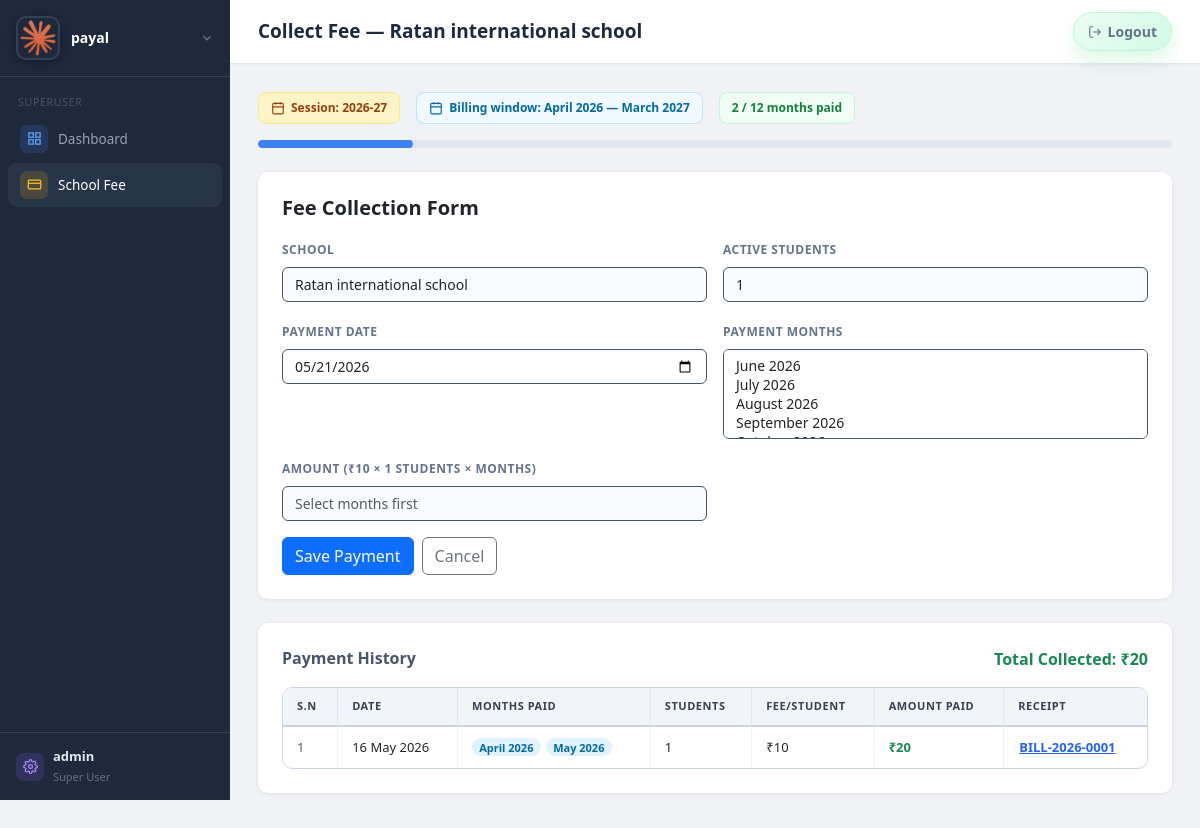
Screenshot of /super/schools/9/collect-fee/ (signed in) with the database file from the repository.
### core/models.py (models this page shows, shortened)
class SuperUserSettings(models.Model):
    software_name = models.CharField(max_length=150, default='SchoolERP')
    superuser_name = models.CharField(max_length=150, blank=True)
    superuser_email = models.EmailField(blank=True)
    superuser_phone = models.CharField(max_length=20, blank=True)
    logo = models.ImageField(upload_to='software_logos/', blank=True, null=True)
    organization_address = models.TextField(blank=True)
    notes = models.TextField(blank=True)
    default_session = models.CharField(max_length=20, blank=True, default='',
                                       help_text='Default academic session shown on superuser dashboard and school fee pages.')
    updated_at = models.DateTimeField(auto_now=True)
    @classmethod
    def get_solo(cls):
        obj = cls.objects.order_by('pk').first()
        if obj:
            return obj
        return cls.objects.create()

class User(AbstractUser):
    SUPERUSER = 'superuser'
    SCHOOL_ADMIN = 'school_admin'
    ROLES = [(SUPERUSER, 'Super User'), (SCHOOL_ADMIN, 'School Admin')]
    role = models.CharField(max_length=20, choices=ROLES, default=SCHOOL_ADMIN)
    school = models.ForeignKey(School, on_delete=models.CASCADE, null=True, blank=True)
    def is_super(self):
        return self.role == self.SUPERUSER

class School(models.Model):
    name = models.CharField(max_length=200)
    subdomain = models.SlugField(
        max_length=63, unique=True, null=True, blank=True,
        help_text='URL slug for this school, e.g. "greenwood" → greenwood.erpdomain.com',
    )
    phone = models.CharField(max_length=20, blank=True)
    email = models.EmailField(blank=True)
    logo = models.ImageField(upload_to='school_logos/', blank=True, null=True)
    address = models.TextField(blank=True)
    is_active = models.BooleanField(default=True)
    fee_per_student = models.DecimalField(max_digits=8, decimal_places=2, default=0)
    created_at = models.DateTimeField(auto_now_add=True)

class SchoolProfile(models.Model):
    school = models.OneToOneField(School, on_delete=models.CASCADE, related_name='profile')
    current_academic_session = models.CharField(
        max_length=20,
        default=default_current_academic_session,
        validators=[validate_academic_session],
    )
    session_start_month = models.CharField(max_length=15, choices=MONTH_CHOICES, default='april')
    session_end_month = models.CharField(max_length=15, choices=MONTH_CHOICES, default='march')
    billing_start_month = models.CharField(max_length=15, choices=MONTH_CHOICES, default='april')
    billing_end_month = models.CharField(max_length=15, choices=MONTH_CHOICES, default='march')
    updated_at = models.DateTimeField(auto_now=True)
    @classmethod
    def get_for_school(cls, school):
        obj, _ = cls.objects.get_or_create(
            school=school,
            defaults={'current_academic_session': default_current_academic_session()},
        )
        return obj

class SchoolBillingPayment(models.Model):
    school = models.ForeignKey(School, on_delete=models.CASCADE, related_name='billing_payments')
    receipt_number = models.CharField(max_length=20, editable=False, blank=True)
    academic_session = models.CharField(max_length=20, blank=True, default='')
    payment_date = models.DateField()
    num_students = models.PositiveIntegerField()
    fee_per_student = models.DecimalField(max_digits=8, decimal_places=2)
    payment_months = models.JSONField(default=list)
    amount_paid = models.DecimalField(max_digits=10, decimal_places=2)
    is_adjustment = models.BooleanField(default=False)
    note = models.CharField(max_length=255, blank=True)
    created_at = models.DateTimeField(auto_now_add=True)

### core/views.py (the view, shortened to what this page needs)
# urls.py: path('super/schools/<int:school_pk>/collect-fee/', views.super_collect_fee, name='super_collect_fee'),
@super_only
def super_collect_fee(request, school_pk):
    school = get_object_or_404(School, pk=school_pk)
    num_students = Student.objects.filter(school=school, status=Student.STATUS_ACTIVE).count()
    fee_per_student = school.fee_per_student
    profile = SchoolProfile.get_for_school(school)
    requested_session = request.GET.get('session', '').strip()
    current_session = requested_session if requested_session else profile.current_academic_session
    all_billing_months = _get_school_billing_months(school)  # [(token, label), …]
    regular_month_students = {}   # {token: num_students at time of regular payment}
    adjustment_month_students = {}  # {token: additional students from adjustments}
    all_session_payments = SchoolBillingPayment.objects.filter(school=school, academic_session=current_session)
    for bp in all_session_payments:
        for m in (bp.payment_months or []):
            m = str(m)
            if bp.is_adjustment:
                adjustment_month_students[m] = adjustment_month_students.get(m, 0) + bp.num_students
            else:
                regular_month_students[m] = regular_month_students.get(m, 0) + bp.num_students
    paid_months = set(regular_month_students.keys())
    unpaid_months = [(val, label) for val, label in all_billing_months if val not in paid_months]
    adjustment_rows = []
    total_adjustment_due = Decimal('0.00')
    for token, label in all_billing_months:
        if token in paid_months:
            covered = regular_month_students.get(token, 0) + adjustment_month_students.get(token, 0)
            deficit = num_students - covered
    billing_history = all_session_payments.order_by('-payment_date')
    total_billed = billing_history.aggregate(t=Sum('amount_paid'))['t'] or Decimal('0.00')
    total_months = len(all_billing_months)
    paid_count = total_months - len(unpaid_months)
    return render(request, 'superuser/collect_fee.html', {
        'school': school,
        'num_students': num_students,
        'fee_per_student': fee_per_student,
        'per_month_amount': fee_per_student * num_students,
        'unpaid_months': unpaid_months,
        'adjustment_rows': adjustment_rows,
        'total_adjustment_due': total_adjustment_due,
        'billing_history': billing_history,
        'total_billed': total_billed,
        'total_months': total_months,
        'paid_count': paid_count,
        'current_session': current_session,
        'billing_start': all_billing_months[0][1] if all_billing_months else '',
        'billing_end': all_billing_months[-1][1] if all_billing_months else '',
    })

### templates/superuser/collect_fee.html (shortened to what this page needs)
{% extends 'base.html' %}
{% load fee_tags %}
{% block page_title %}Collect Fee — {{ school.name }}{% endblock %}
{% block extra_head %}
<link rel="stylesheet" href="https://cdn.jsdelivr.net/npm/choices.js/public/assets/styles/choices.min.css">
{% endblock %}
{% block content %}
<div class="d-flex flex-wrap gap-3 mb-3 align-items-center">
  <span class="info-pill" style="background:#fef3c7;border-color:#fde68a;color:#92400e;">
    <svg width="14" height="14" viewBox="0 0 24 24" fill="none" stroke="currentColor" stroke-width="2"><rect x="3" y="4" width="18" height="18" rx="2"/><path d="M16 2v4M8 2v4M3 10h18"/></svg>
    Session: {{ current_session }}
  </span>
  <span class="info-pill">
    <svg width="14" height="14" viewBox="0 0 24 24" fill="none" stroke="currentColor" stroke-width="2"><rect x="3" y="4" width="18" height="18" rx="2"/><path d="M16 2v4M8 2v4M3 10h18"/></svg>
    Billing window: {{ billing_start }} — {{ billing_end }}
  </span>
  <span class="info-pill" style="background:#f0fdf4;border-color:#bbf7d0;color:#15803d;">
    {{ paid_count }} / {{ total_months }} months paid
  </span>
</div>
{% if total_months %}
<div class="progress-bar-wrap mb-4" title="{{ paid_count }} of {{ total_months }} months paid">
  <div class="progress-bar-fill" style="width:{% widthratio paid_count total_months 100 %}%"></div>
</div>
{% endif %}
<div class="billing-card p-4" id="feeForm-wrap">
  <h5 class="fw-bold mb-3">Fee Collection Form</h5>
  {% if unpaid_months %}
  <form method="post" id="feeForm">
    <div class="row g-3">
      <div class="col-md-6">
        <label class="form-label">School</label>
        <input type="text" class="form-control" value="{{ school.name }}" readonly style="background:#f8fafc;">
      </div>
      <div class="col-md-6">
        <label class="form-label">Active Students</label>
        <input type="text" class="form-control" value="{{ num_students }}" readonly style="background:#f8fafc;">
      </div>
      <div class="col-md-6">
        <label class="form-label">Payment Date</label>
        <input type="date" name="payment_date" class="form-control" required value="{% now 'Y-m-d' %}">
      </div>
      <div class="col-md-6">
        <label class="form-label">Payment Months</label>
        <select name="payment_months" id="monthSelect" class="form-select month-multi-select" multiple required>
          {% for val, label in unpaid_months %}
            <option value="{{ val }}">{{ label }}</option>
          {% endfor %}
        </select>
      </div>
      <div class="col-md-6">
        <label class="form-label">Amount (₹{{ fee_per_student|floatformat:0 }} × {{ num_students }} students × months)</label>
        <input type="text" id="amountDisplay" class="form-control" readonly
               style="background:#f8fafc;" placeholder="Select months first">
      </div>
    </div>
    <div class="mt-3 d-flex gap-2">
      <button type="submit" class="btn btn-primary">Save Payment</button>
      <a href="{% url 'super_school_fee_dashboard' %}" class="btn btn-outline-secondary">Cancel</a>
    </div>
  </form>
  {% endif %}
</div>
{% if billing_history %}
<div class="billing-card">
  <div class="d-flex align-items-center justify-content-between mb-3">
    <h6 class="fw-bold mb-0" style="color:#475569;">Payment History</h6>
    <span class="fw-semibold text-success">Total Collected: ₹{{ total_billed|floatformat:0 }}</span>
  </div>
  <div class="table-responsive">
    <table class="hist-table">
      <thead>
        <tr>
          <th>S.N</th>
          <th>Date</th>
          <th>Months Paid</th>
          <th>Students</th>
          <th>Fee/Student</th>
          <th>Amount Paid</th>
          <th>Receipt</th>
        </tr>
      </thead>
      <tbody>
        {% for p in billing_history %}
        <tr{% if p.is_adjustment %} style="background:#fffbeb;"{% endif %}>
          <td class="text-muted">{{ forloop.counter }}</td>
          <td>{{ p.payment_date|date:"d M Y" }}</td>
          <td>
            {% for m in p.payment_months %}
              <span class="badge rounded-pill" style="background:#e0f2fe;color:#0369a1;font-size:11px;font-weight:600;margin-right:2px;">
                {{ m|format_month_token }}
              </span>
            {% endfor %}
          </td>
          <td>
            {% if p.is_adjustment %}+{% endif %}{{ p.num_students }}
          </td>
          <td>₹{{ p.fee_per_student|floatformat:0 }}</td>
          <td class="fw-semibold {% if p.is_adjustment %}text-warning{% else %}text-success{% endif %}">₹{{ p.amount_paid|floatformat:0 }}</td>
          <td>
            <button class="btn btn-link p-0 receipt-btn"
              style="font-size:13px;font-weight:600;color:#2563eb;text-decoration:underline;"
              data-receipt="{{ p.receipt_number|escape }}"
              data-school="{{ school.name|escape }}"
              data-date="{{ p.payment_date|date:'d M Y'|escape }}"
              data-students="{{ p.num_students }}"
              data-fee="{{ p.fee_per_student|floatformat:0 }}"
              data-amount="{{ p.amount_paid|floatformat:0 }}"
              data-is-adjustment="{{ p.is_adjustment|yesno:'true,false' }}"
              data-months="{% for m in p.payment_months %}{{ m|format_month_token }}{% if not forloop.last %}, {% endif %}{% endfor %}"
            >{{ p.receipt_number }}</button>
          </td>
        </tr>
        {% endfor %}
      </tbody>
    </table>
  </div>
</div>
{% endif %}
{% endblock %}

### templates/base.html (shortened to what this page needs)
{% load static %}
<!DOCTYPE html>
<html lang="en">
<head>
<link rel="stylesheet" href="{% static 'css/style.css' %}">
<link rel="stylesheet" href="https://cdn.jsdelivr.net/npm/bootstrap@5.3.3/dist/css/bootstrap.min.css">
{% block extra_head %}{% endblock %}
</head>
<body>
<div class="sidebar">
  <div class="brand" id="brand-profile">
    <button type="button" class="brand-trigger" onclick="toggleBrandProfile(event)" aria-expanded="false" aria-controls="brand-profile-menu">
      <div class="brand-inner">
        {% if app_settings and app_settings.logo %}
          <img src="{{ app_settings.logo.url }}" alt="{{ app_settings.software_name|default:'SchoolERP' }}" class="brand-logo">
        {% else %}
          <div class="brand-logo-fallback">
            <svg width="22" height="22" fill="none" stroke="#fff" stroke-width="2" viewBox="0 0 24 24"><path d="M3 9l9-7 9 7v11a2 2 0 0 1-2 2H5a2 2 0 0 1-2-2z"/><polyline points="9 22 9 12 15 12 15 22"/></svg>
          </div>
        {% endif %}
        <div class="brand-text">
          <div class="brand-name">{{ app_settings.software_name|default:'SchoolERP' }}</div>
        </div>
        <svg class="brand-chevron" width="14" height="14" fill="none" stroke="currentColor" stroke-width="2.2" viewBox="0 0 24 24"><polyline points="6 9 12 15 18 9"/></svg>
      </div>
    </button>
  </div>
  <nav>
    {% if user.is_super %}
      <div class="nav-section">Superuser</div>
      <a href="{% url 'super_dashboard' %}" {% if request.resolver_match.url_name == 'super_dashboard' %}class="active"{% endif %}>
        <span class="ni ni-blue"><svg width="15" height="15" fill="none" stroke="currentColor" stroke-width="2" viewBox="0 0 24 24"><rect x="3" y="3" width="7" height="7"/><rect x="14" y="3" width="7" height="7"/><rect x="3" y="14" width="7" height="7"/><rect x="14" y="14" width="7" height="7"/></svg></span>
        Dashboard
      </a>
      <a href="{% url 'super_school_fee_dashboard' %}" {% if request.resolver_match.url_name == 'super_school_fee_dashboard' or request.resolver_match.url_name == 'super_collect_fee' %}class="active"{% endif %}>
        <span class="ni ni-amber"><svg width="15" height="15" fill="none" stroke="currentColor" stroke-width="2" viewBox="0 0 24 24"><rect x="2" y="5" width="20" height="14" rx="2"/><line x1="2" y1="10" x2="22" y2="10"/></svg></span>
        School Fee
      </a>
    {% endif %}
  </nav>
  {% if not user.is_super %}
  <a href="{% url 'config_view' %}" class="user-info {% if request.resolver_match.url_name == 'config_view' %}active{% endif %}">
    <span class="ni ni-purple"><svg width="15" height="15" fill="none" stroke="currentColor" stroke-width="2" viewBox="0 0 24 24"><circle cx="12" cy="12" r="3"/><path d="M19.4 15a1.65 1.65 0 0 0 .33 1.82l.06.06a2 2 0 0 1-2.83 2.83l-.06-.06a1.65 1.65 0 0 0-1.82-.33 1.65 1.65 0 0 0-1 1.51V21a2 2 0 0 1-4 0v-.09A1.65 1.65 0 0 0 9 19.4a1.65 1.65 0 0 0-1.82.33l-.06.06a2 2 0 0 1-2.83-2.83l.06-.06A1.65 1.65 0 0 0 4.68 15a1.65 1.65 0 0 0-1.51-1H3a2 2 0 0 1 0-4h.09A1.65 1.65 0 0 0 4.6 9a1.65 1.65 0 0 0-.33-1.82l-.06-.06a2 2 0 0 1 2.83-2.83l.06.06A1.65 1.65 0 0 0 9 4.68a1.65 1.65 0 0 0 1-1.51V3a2 2 0 0 1 4 0v.09a1.65 1.65 0 0 0 1 1.51 1.65 1.65 0 0 0 1.82-.33l.06-.06a2 2 0 0 1 2.83 2.83l-.06.06A1.65 1.65 0 0 0 19.4 9a1.65 1.65 0 0 0 1.51 1H21a2 2 0 0 1 0 4h-.09a1.65 1.65 0 0 0-1.51 1z"/></svg></span>
    Settings
  </a>
  {% else %}
  <a href="{% url 'super_settings' %}" class="user-info {% if request.resolver_match.url_name == 'super_settings' %}active{% endif %}">
    <span class="ni ni-purple"></span>
    <div class="user-details">
      <strong>{{ user.username }}</strong>
      <small>{{ user.get_role_display }}</small>
    </div>
  </a>
  {% endif %}
</div>
<div class="main">
  <div class="topbar">
    <h1>{% block page_title %}Dashboard{% endblock %}</h1>
    <div class="topbar-right">
      <a class="topbar-logout" href="{% url 'logout' %}">
        <svg width="14" height="14" fill="none" stroke="currentColor" stroke-width="2" viewBox="0 0 24 24"><path d="M9 21H5a2 2 0 0 1-2-2V5a2 2 0 0 1 2-2h4"/><polyline points="16 17 21 12 16 7"/><line x1="21" y1="12" x2="9" y2="12"/></svg>
        Logout
      </a>
    </div>
  </div>
  <div class="content">
    {% block content %}{% endblock %}
  </div>
</div>
</body>
</html>

### rows the page displays
SuperUserSettings: logo (picture), software_name "payal"
User: username "admin", role "Super User"
School: name "Ratan international school", fee_per_student "10"
SchoolProfile: current_academic_session "2026-27"
SchoolBillingPayment: payment_date "16 May 2026", payment_months "April 2026" "May 2026", num_students "1", fee_per_student "10", amount_paid "20", receipt_number "BILL-2026-0001"

### other values shown
{{ billing_start }} "April 2026"
{{ billing_end }} "March 2027"
{{ paid_count }} "2"
{{ total_months }} "12"
{{ num_students }} "1"
{{ total_billed|floatformat:0 }} "20"
